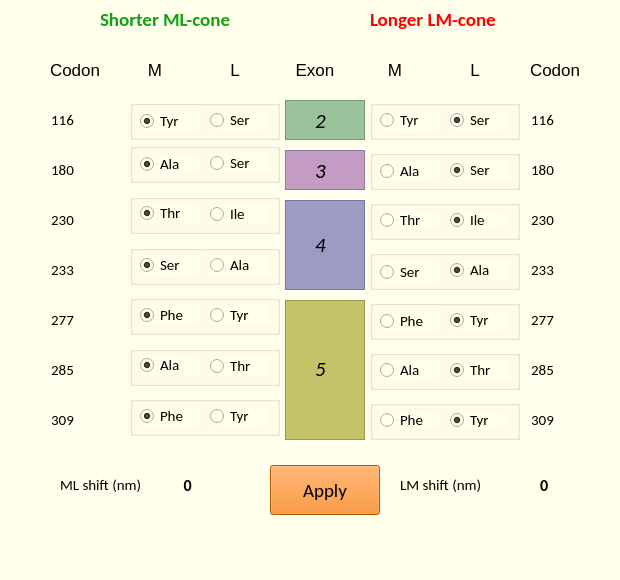
<?xml version="1.0" encoding="UTF-8"?>
<ui version="4.0">
 <class>Codoninput</class>
 <widget class="QMainWindow" name="Codoninput">
  <property name="geometry">
   <rect>
    <x>0</x>
    <y>0</y>
    <width>620</width>
    <height>580</height>
   </rect>
  </property>
  <property name="font">
   <font>
    <family>Calibri</family>
    <pointsize>13</pointsize>
   </font>
  </property>
  <property name="windowTitle">
   <string>MainWindow</string>
  </property>
  <property name="toolTip">
   <string/>
  </property>
  <property name="styleSheet">
   <string notr="true">background-color: rgb(255,255, 235);</string>
  </property>
  <widget class="QWidget" name="centralwidget">
   <widget class="QLabel" name="label">
    <property name="geometry">
     <rect>
      <x>100</x>
      <y>5</y>
      <width>220</width>
      <height>30</height>
     </rect>
    </property>
    <property name="font">
     <font>
      <family>Calibri</family>
      <pointsize>16</pointsize>
     </font>
    </property>
    <property name="text">
     <string>&lt;html&gt;&lt;head/&gt;&lt;body&gt;&lt;p&gt;&lt;span style=&quot; font-size:14pt; font-weight:600; color:#149f14;&quot;&gt;Shorter ML-cone&lt;/span&gt;&lt;/p&gt;&lt;/body&gt;&lt;/html&gt;</string>
    </property>
   </widget>
   <widget class="QLabel" name="label_26">
    <property name="geometry">
     <rect>
      <x>370</x>
      <y>5</y>
      <width>220</width>
      <height>30</height>
     </rect>
    </property>
    <property name="font">
     <font>
      <family>Calibri</family>
      <pointsize>16</pointsize>
     </font>
    </property>
    <property name="text">
     <string>&lt;html&gt;&lt;head/&gt;&lt;body&gt;&lt;p&gt;&lt;span style=&quot; font-size:14pt; font-weight:600; color:#ff0000;&quot;&gt;Longer LM-cone&lt;/span&gt;&lt;/p&gt;&lt;/body&gt;&lt;/html&gt;</string>
    </property>
   </widget>
   <widget class="QPushButton" name="codonsDone">
    <property name="geometry">
     <rect>
      <x>270</x>
      <y>465</y>
      <width>110</width>
      <height>50</height>
     </rect>
    </property>
    <property name="font">
     <font>
      <family>Calibri</family>
      <pointsize>14</pointsize>
     </font>
    </property>
    <property name="styleSheet">
     <string notr="true">background-color: rgb(255,123, 0);</string>
    </property>
    <property name="text">
     <string>Apply</string>
    </property>
   </widget>
   <widget class="QLabel" name="label_3">
    <property name="geometry">
     <rect>
      <x>60</x>
      <y>470</y>
      <width>120</width>
      <height>30</height>
     </rect>
    </property>
    <property name="font">
     <font>
      <family>Calibri</family>
      <pointsize>11</pointsize>
     </font>
    </property>
    <property name="text">
     <string>ML shift (nm)</string>
    </property>
   </widget>
   <widget class="QLabel" name="label_4">
    <property name="geometry">
     <rect>
      <x>400</x>
      <y>470</y>
      <width>130</width>
      <height>30</height>
     </rect>
    </property>
    <property name="font">
     <font>
      <family>Calibri</family>
      <pointsize>11</pointsize>
     </font>
    </property>
    <property name="text">
     <string>LM shift (nm)</string>
    </property>
   </widget>
   <widget class="QLabel" name="LM_shift">
    <property name="geometry">
     <rect>
      <x>540</x>
      <y>470</y>
      <width>80</width>
      <height>30</height>
     </rect>
    </property>
    <property name="font">
     <font>
      <family>Calibri</family>
      <pointsize>12</pointsize>
      <weight>75</weight>
      <bold>true</bold>
     </font>
    </property>
    <property name="text">
     <string>0</string>
    </property>
    <property name="scaledContents">
     <bool>true</bool>
    </property>
    <property name="margin">
     <number>2</number>
    </property>
    <property name="indent">
     <number>0</number>
    </property>
   </widget>
   <widget class="QLabel" name="ML_shift">
    <property name="geometry">
     <rect>
      <x>180</x>
      <y>470</y>
      <width>80</width>
      <height>30</height>
     </rect>
    </property>
    <property name="font">
     <font>
      <family>Calibri</family>
      <pointsize>12</pointsize>
      <weight>75</weight>
      <bold>true</bold>
     </font>
    </property>
    <property name="text">
     <string> 0</string>
    </property>
    <property name="margin">
     <number>2</number>
    </property>
    <property name="indent">
     <number>0</number>
    </property>
   </widget>
   <widget class="QFrame" name="frame_7">
    <property name="geometry">
     <rect>
      <x>285</x>
      <y>300</y>
      <width>80</width>
      <height>140</height>
     </rect>
    </property>
    <property name="font">
     <font>
      <pointsize>4</pointsize>
     </font>
    </property>
    <property name="styleSheet">
     <string notr="true">background-color: rgb(195,195, 105);</string>
    </property>
    <property name="frameShape">
     <enum>QFrame::StyledPanel</enum>
    </property>
    <property name="frameShadow">
     <enum>QFrame::Raised</enum>
    </property>
    <widget class="QLabel" name="label_23">
     <property name="geometry">
      <rect>
       <x>25</x>
       <y>58</y>
       <width>21</width>
       <height>21</height>
      </rect>
     </property>
     <property name="font">
      <font>
       <family>Calibri</family>
       <pointsize>16</pointsize>
       <italic>true</italic>
      </font>
     </property>
     <property name="text">
      <string>5</string>
     </property>
     <property name="alignment">
      <set>Qt::AlignCenter</set>
     </property>
    </widget>
   </widget>
   <widget class="QGroupBox" name="groupBox">
    <property name="geometry">
     <rect>
      <x>130</x>
      <y>143</y>
      <width>150</width>
      <height>40</height>
     </rect>
    </property>
    <property name="font">
     <font>
      <family>Calibri</family>
     </font>
    </property>
    <property name="title">
     <string/>
    </property>
    <widget class="QRadioButton" name="M_180_Ala">
     <property name="geometry">
      <rect>
       <x>10</x>
       <y>11</y>
       <width>60</width>
       <height>20</height>
      </rect>
     </property>
     <property name="font">
      <font>
       <family>Calibri</family>
       <pointsize>11</pointsize>
      </font>
     </property>
     <property name="text">
      <string>Ala</string>
     </property>
     <property name="checked">
      <bool>true</bool>
     </property>
    </widget>
    <widget class="QRadioButton" name="M_180_Ser">
     <property name="geometry">
      <rect>
       <x>80</x>
       <y>10</y>
       <width>60</width>
       <height>20</height>
      </rect>
     </property>
     <property name="font">
      <font>
       <family>Calibri</family>
       <pointsize>11</pointsize>
      </font>
     </property>
     <property name="text">
      <string>Ser</string>
     </property>
    </widget>
   </widget>
   <widget class="QLabel" name="label_22">
    <property name="geometry">
     <rect>
      <x>290</x>
      <y>60</y>
      <width>50</width>
      <height>20</height>
     </rect>
    </property>
    <property name="font">
     <font>
      <pointsize>13</pointsize>
     </font>
    </property>
    <property name="text">
     <string>Exon</string>
    </property>
    <property name="alignment">
     <set>Qt::AlignCenter</set>
    </property>
   </widget>
   <widget class="QLabel" name="label_12">
    <property name="geometry">
     <rect>
      <x>50</x>
      <y>60</y>
      <width>50</width>
      <height>20</height>
     </rect>
    </property>
    <property name="font">
     <font>
      <pointsize>13</pointsize>
     </font>
    </property>
    <property name="text">
     <string>Codon</string>
    </property>
    <property name="alignment">
     <set>Qt::AlignLeading|Qt::AlignLeft|Qt::AlignVCenter</set>
    </property>
   </widget>
   <widget class="QLabel" name="label_14">
    <property name="geometry">
     <rect>
      <x>130</x>
      <y>60</y>
      <width>50</width>
      <height>20</height>
     </rect>
    </property>
    <property name="font">
     <font>
      <pointsize>13</pointsize>
     </font>
    </property>
    <property name="text">
     <string>M</string>
    </property>
    <property name="alignment">
     <set>Qt::AlignCenter</set>
    </property>
   </widget>
   <widget class="QLabel" name="label_27">
    <property name="geometry">
     <rect>
      <x>210</x>
      <y>60</y>
      <width>50</width>
      <height>20</height>
     </rect>
    </property>
    <property name="font">
     <font>
      <pointsize>13</pointsize>
     </font>
    </property>
    <property name="text">
     <string>L</string>
    </property>
    <property name="alignment">
     <set>Qt::AlignCenter</set>
    </property>
   </widget>
   <widget class="QLabel" name="label_25">
    <property name="geometry">
     <rect>
      <x>370</x>
      <y>60</y>
      <width>50</width>
      <height>20</height>
     </rect>
    </property>
    <property name="font">
     <font>
      <pointsize>13</pointsize>
     </font>
    </property>
    <property name="text">
     <string>M</string>
    </property>
    <property name="alignment">
     <set>Qt::AlignCenter</set>
    </property>
   </widget>
   <widget class="QLabel" name="label_28">
    <property name="geometry">
     <rect>
      <x>450</x>
      <y>60</y>
      <width>50</width>
      <height>20</height>
     </rect>
    </property>
    <property name="font">
     <font>
      <pointsize>13</pointsize>
     </font>
    </property>
    <property name="text">
     <string>L</string>
    </property>
    <property name="alignment">
     <set>Qt::AlignCenter</set>
    </property>
   </widget>
   <widget class="QLabel" name="label_15">
    <property name="geometry">
     <rect>
      <x>530</x>
      <y>60</y>
      <width>50</width>
      <height>20</height>
     </rect>
    </property>
    <property name="font">
     <font>
      <pointsize>13</pointsize>
     </font>
    </property>
    <property name="text">
     <string>Codon</string>
    </property>
    <property name="alignment">
     <set>Qt::AlignLeading|Qt::AlignLeft|Qt::AlignVCenter</set>
    </property>
   </widget>
   <widget class="QLabel" name="label_10">
    <property name="geometry">
     <rect>
      <x>50</x>
      <y>110</y>
      <width>25</width>
      <height>20</height>
     </rect>
    </property>
    <property name="font">
     <font>
      <family>Calibri</family>
      <pointsize>11</pointsize>
     </font>
    </property>
    <property name="text">
     <string>116</string>
    </property>
    <property name="alignment">
     <set>Qt::AlignCenter</set>
    </property>
   </widget>
   <widget class="QGroupBox" name="groupBox_7">
    <property name="geometry">
     <rect>
      <x>130</x>
      <y>100</y>
      <width>150</width>
      <height>40</height>
     </rect>
    </property>
    <property name="font">
     <font>
      <family>Calibri</family>
     </font>
    </property>
    <property name="title">
     <string/>
    </property>
    <widget class="QRadioButton" name="M_116_Tyr">
     <property name="geometry">
      <rect>
       <x>10</x>
       <y>11</y>
       <width>60</width>
       <height>20</height>
      </rect>
     </property>
     <property name="font">
      <font>
       <family>Calibri</family>
       <pointsize>11</pointsize>
      </font>
     </property>
     <property name="text">
      <string>Tyr</string>
     </property>
     <property name="checked">
      <bool>true</bool>
     </property>
    </widget>
    <widget class="QRadioButton" name="M_116_Ser">
     <property name="geometry">
      <rect>
       <x>80</x>
       <y>10</y>
       <width>60</width>
       <height>20</height>
      </rect>
     </property>
     <property name="font">
      <font>
       <family>Calibri</family>
       <pointsize>11</pointsize>
      </font>
     </property>
     <property name="text">
      <string>Ser</string>
     </property>
    </widget>
   </widget>
   <widget class="QFrame" name="frame_6">
    <property name="geometry">
     <rect>
      <x>285</x>
      <y>100</y>
      <width>80</width>
      <height>40</height>
     </rect>
    </property>
    <property name="styleSheet">
     <string notr="true">background-color: rgb(155,195, 155);</string>
    </property>
    <property name="frameShape">
     <enum>QFrame::StyledPanel</enum>
    </property>
    <property name="frameShadow">
     <enum>QFrame::Raised</enum>
    </property>
    <widget class="QLabel" name="label_20">
     <property name="geometry">
      <rect>
       <x>25</x>
       <y>10</y>
       <width>21</width>
       <height>21</height>
      </rect>
     </property>
     <property name="font">
      <font>
       <family>Calibri</family>
       <pointsize>16</pointsize>
       <italic>true</italic>
      </font>
     </property>
     <property name="text">
      <string>2</string>
     </property>
     <property name="alignment">
      <set>Qt::AlignCenter</set>
     </property>
    </widget>
   </widget>
   <widget class="QGroupBox" name="groupBox_12">
    <property name="geometry">
     <rect>
      <x>370</x>
      <y>100</y>
      <width>150</width>
      <height>40</height>
     </rect>
    </property>
    <property name="font">
     <font>
      <family>Calibri</family>
     </font>
    </property>
    <property name="title">
     <string/>
    </property>
    <widget class="QRadioButton" name="L_116_Tyr">
     <property name="geometry">
      <rect>
       <x>10</x>
       <y>10</y>
       <width>60</width>
       <height>20</height>
      </rect>
     </property>
     <property name="font">
      <font>
       <family>Calibri</family>
       <pointsize>11</pointsize>
      </font>
     </property>
     <property name="text">
      <string>Tyr</string>
     </property>
     <property name="checked">
      <bool>false</bool>
     </property>
    </widget>
    <widget class="QRadioButton" name="L_116_Ser">
     <property name="geometry">
      <rect>
       <x>80</x>
       <y>10</y>
       <width>60</width>
       <height>20</height>
      </rect>
     </property>
     <property name="font">
      <font>
       <family>Calibri</family>
       <pointsize>11</pointsize>
      </font>
     </property>
     <property name="text">
      <string>Ser</string>
     </property>
     <property name="checked">
      <bool>true</bool>
     </property>
    </widget>
   </widget>
   <widget class="QLabel" name="label_17">
    <property name="geometry">
     <rect>
      <x>530</x>
      <y>110</y>
      <width>25</width>
      <height>20</height>
     </rect>
    </property>
    <property name="font">
     <font>
      <family>Calibri</family>
      <pointsize>11</pointsize>
     </font>
    </property>
    <property name="text">
     <string>116</string>
    </property>
    <property name="alignment">
     <set>Qt::AlignCenter</set>
    </property>
   </widget>
   <widget class="QLabel" name="label_2">
    <property name="geometry">
     <rect>
      <x>50</x>
      <y>160</y>
      <width>25</width>
      <height>20</height>
     </rect>
    </property>
    <property name="font">
     <font>
      <family>Calibri</family>
      <pointsize>11</pointsize>
     </font>
    </property>
    <property name="text">
     <string>180</string>
    </property>
    <property name="alignment">
     <set>Qt::AlignCenter</set>
    </property>
   </widget>
   <widget class="QFrame" name="frame_8">
    <property name="geometry">
     <rect>
      <x>285</x>
      <y>150</y>
      <width>80</width>
      <height>40</height>
     </rect>
    </property>
    <property name="styleSheet">
     <string notr="true">background-color: rgb(195,155, 195);</string>
    </property>
    <property name="frameShape">
     <enum>QFrame::StyledPanel</enum>
    </property>
    <property name="frameShadow">
     <enum>QFrame::Raised</enum>
    </property>
    <widget class="QLabel" name="label_29">
     <property name="geometry">
      <rect>
       <x>25</x>
       <y>10</y>
       <width>21</width>
       <height>21</height>
      </rect>
     </property>
     <property name="font">
      <font>
       <family>Calibri</family>
       <pointsize>16</pointsize>
       <italic>true</italic>
      </font>
     </property>
     <property name="text">
      <string>3</string>
     </property>
     <property name="alignment">
      <set>Qt::AlignCenter</set>
     </property>
    </widget>
   </widget>
   <widget class="QGroupBox" name="groupBox_13">
    <property name="geometry">
     <rect>
      <x>370</x>
      <y>150</y>
      <width>150</width>
      <height>40</height>
     </rect>
    </property>
    <property name="font">
     <font>
      <family>Calibri</family>
     </font>
    </property>
    <property name="title">
     <string/>
    </property>
    <widget class="QRadioButton" name="L_180_Ala">
     <property name="geometry">
      <rect>
       <x>10</x>
       <y>11</y>
       <width>60</width>
       <height>20</height>
      </rect>
     </property>
     <property name="font">
      <font>
       <family>Calibri</family>
       <pointsize>11</pointsize>
      </font>
     </property>
     <property name="text">
      <string>Ala</string>
     </property>
     <property name="checked">
      <bool>false</bool>
     </property>
    </widget>
    <widget class="QRadioButton" name="L_180_Ser">
     <property name="geometry">
      <rect>
       <x>80</x>
       <y>10</y>
       <width>60</width>
       <height>20</height>
      </rect>
     </property>
     <property name="font">
      <font>
       <family>Calibri</family>
       <pointsize>11</pointsize>
      </font>
     </property>
     <property name="text">
      <string>Ser</string>
     </property>
     <property name="checked">
      <bool>true</bool>
     </property>
    </widget>
   </widget>
   <widget class="QLabel" name="label_11">
    <property name="geometry">
     <rect>
      <x>530</x>
      <y>160</y>
      <width>25</width>
      <height>20</height>
     </rect>
    </property>
    <property name="font">
     <font>
      <family>Calibri</family>
      <pointsize>11</pointsize>
     </font>
    </property>
    <property name="text">
     <string>180</string>
    </property>
    <property name="alignment">
     <set>Qt::AlignCenter</set>
    </property>
   </widget>
   <widget class="QLabel" name="label_9">
    <property name="geometry">
     <rect>
      <x>50</x>
      <y>210</y>
      <width>25</width>
      <height>20</height>
     </rect>
    </property>
    <property name="font">
     <font>
      <family>Calibri</family>
      <pointsize>11</pointsize>
     </font>
    </property>
    <property name="text">
     <string>230</string>
    </property>
    <property name="alignment">
     <set>Qt::AlignCenter</set>
    </property>
   </widget>
   <widget class="QGroupBox" name="groupBox_5">
    <property name="geometry">
     <rect>
      <x>130</x>
      <y>194</y>
      <width>150</width>
      <height>40</height>
     </rect>
    </property>
    <property name="font">
     <font>
      <family>Calibri</family>
     </font>
    </property>
    <property name="title">
     <string/>
    </property>
    <widget class="QRadioButton" name="M_230_Thr">
     <property name="geometry">
      <rect>
       <x>10</x>
       <y>9</y>
       <width>60</width>
       <height>20</height>
      </rect>
     </property>
     <property name="font">
      <font>
       <family>Calibri</family>
       <pointsize>11</pointsize>
      </font>
     </property>
     <property name="text">
      <string>Thr</string>
     </property>
     <property name="checked">
      <bool>true</bool>
     </property>
    </widget>
    <widget class="QRadioButton" name="M_230_Ile">
     <property name="geometry">
      <rect>
       <x>80</x>
       <y>10</y>
       <width>60</width>
       <height>20</height>
      </rect>
     </property>
     <property name="font">
      <font>
       <family>Calibri</family>
       <pointsize>11</pointsize>
      </font>
     </property>
     <property name="styleSheet">
      <string notr="true"/>
     </property>
     <property name="text">
      <string>Ile</string>
     </property>
    </widget>
   </widget>
   <widget class="QFrame" name="frame_5">
    <property name="geometry">
     <rect>
      <x>285</x>
      <y>200</y>
      <width>80</width>
      <height>90</height>
     </rect>
    </property>
    <property name="styleSheet">
     <string notr="true">background-color: rgb(155,155, 195);</string>
    </property>
    <property name="frameShape">
     <enum>QFrame::StyledPanel</enum>
    </property>
    <property name="frameShadow">
     <enum>QFrame::Raised</enum>
    </property>
    <widget class="QLabel" name="label_18">
     <property name="geometry">
      <rect>
       <x>25</x>
       <y>34</y>
       <width>21</width>
       <height>21</height>
      </rect>
     </property>
     <property name="font">
      <font>
       <family>Calibri</family>
       <pointsize>16</pointsize>
       <italic>true</italic>
      </font>
     </property>
     <property name="text">
      <string>4</string>
     </property>
     <property name="alignment">
      <set>Qt::AlignCenter</set>
     </property>
    </widget>
   </widget>
   <widget class="QGroupBox" name="groupBox_14">
    <property name="geometry">
     <rect>
      <x>370</x>
      <y>200</y>
      <width>150</width>
      <height>40</height>
     </rect>
    </property>
    <property name="font">
     <font>
      <family>Calibri</family>
     </font>
    </property>
    <property name="title">
     <string/>
    </property>
    <widget class="QRadioButton" name="L_230_Thr">
     <property name="geometry">
      <rect>
       <x>10</x>
       <y>10</y>
       <width>60</width>
       <height>20</height>
      </rect>
     </property>
     <property name="font">
      <font>
       <family>Calibri</family>
       <pointsize>11</pointsize>
      </font>
     </property>
     <property name="text">
      <string>Thr</string>
     </property>
     <property name="checked">
      <bool>false</bool>
     </property>
    </widget>
    <widget class="QRadioButton" name="L_230_Ile">
     <property name="geometry">
      <rect>
       <x>80</x>
       <y>10</y>
       <width>60</width>
       <height>20</height>
      </rect>
     </property>
     <property name="font">
      <font>
       <family>Calibri</family>
       <pointsize>11</pointsize>
      </font>
     </property>
     <property name="styleSheet">
      <string notr="true"/>
     </property>
     <property name="text">
      <string>Ile</string>
     </property>
     <property name="checked">
      <bool>true</bool>
     </property>
    </widget>
   </widget>
   <widget class="QLabel" name="label_13">
    <property name="geometry">
     <rect>
      <x>530</x>
      <y>210</y>
      <width>25</width>
      <height>20</height>
     </rect>
    </property>
    <property name="font">
     <font>
      <family>Calibri</family>
      <pointsize>11</pointsize>
     </font>
    </property>
    <property name="text">
     <string>230</string>
    </property>
    <property name="alignment">
     <set>Qt::AlignCenter</set>
    </property>
   </widget>
   <widget class="QLabel" name="label_8">
    <property name="geometry">
     <rect>
      <x>50</x>
      <y>260</y>
      <width>25</width>
      <height>20</height>
     </rect>
    </property>
    <property name="font">
     <font>
      <family>Calibri</family>
      <pointsize>11</pointsize>
     </font>
    </property>
    <property name="text">
     <string>233</string>
    </property>
    <property name="alignment">
     <set>Qt::AlignCenter</set>
    </property>
   </widget>
   <widget class="QGroupBox" name="groupBox_6">
    <property name="geometry">
     <rect>
      <x>130</x>
      <y>245</y>
      <width>150</width>
      <height>40</height>
     </rect>
    </property>
    <property name="font">
     <font>
      <family>Calibri</family>
     </font>
    </property>
    <property name="title">
     <string/>
    </property>
    <widget class="QRadioButton" name="M_233_Ser">
     <property name="geometry">
      <rect>
       <x>10</x>
       <y>10</y>
       <width>60</width>
       <height>20</height>
      </rect>
     </property>
     <property name="font">
      <font>
       <family>Calibri</family>
       <pointsize>11</pointsize>
      </font>
     </property>
     <property name="text">
      <string>Ser</string>
     </property>
     <property name="checked">
      <bool>true</bool>
     </property>
    </widget>
    <widget class="QRadioButton" name="M_233_Ala">
     <property name="geometry">
      <rect>
       <x>80</x>
       <y>10</y>
       <width>60</width>
       <height>20</height>
      </rect>
     </property>
     <property name="font">
      <font>
       <family>Calibri</family>
       <pointsize>11</pointsize>
      </font>
     </property>
     <property name="styleSheet">
      <string notr="true"/>
     </property>
     <property name="text">
      <string>Ala</string>
     </property>
    </widget>
   </widget>
   <widget class="QGroupBox" name="groupBox_10">
    <property name="geometry">
     <rect>
      <x>370</x>
      <y>250</y>
      <width>150</width>
      <height>40</height>
     </rect>
    </property>
    <property name="font">
     <font>
      <family>Calibri</family>
     </font>
    </property>
    <property name="title">
     <string/>
    </property>
    <widget class="QRadioButton" name="L_233_Ser">
     <property name="geometry">
      <rect>
       <x>10</x>
       <y>12</y>
       <width>60</width>
       <height>20</height>
      </rect>
     </property>
     <property name="font">
      <font>
       <family>Calibri</family>
       <pointsize>11</pointsize>
      </font>
     </property>
     <property name="text">
      <string>Ser</string>
     </property>
     <property name="checked">
      <bool>false</bool>
     </property>
    </widget>
    <widget class="QRadioButton" name="L_233_Ala">
     <property name="geometry">
      <rect>
       <x>80</x>
       <y>10</y>
       <width>60</width>
       <height>20</height>
      </rect>
     </property>
     <property name="font">
      <font>
       <family>Calibri</family>
       <pointsize>11</pointsize>
      </font>
     </property>
     <property name="styleSheet">
      <string notr="true"/>
     </property>
     <property name="text">
      <string>Ala</string>
     </property>
     <property name="checked">
      <bool>true</bool>
     </property>
    </widget>
   </widget>
   <widget class="QLabel" name="label_21">
    <property name="geometry">
     <rect>
      <x>530</x>
      <y>260</y>
      <width>25</width>
      <height>20</height>
     </rect>
    </property>
    <property name="font">
     <font>
      <family>Calibri</family>
      <pointsize>11</pointsize>
     </font>
    </property>
    <property name="text">
     <string>233</string>
    </property>
    <property name="alignment">
     <set>Qt::AlignCenter</set>
    </property>
   </widget>
   <widget class="QLabel" name="label_5">
    <property name="geometry">
     <rect>
      <x>50</x>
      <y>310</y>
      <width>25</width>
      <height>20</height>
     </rect>
    </property>
    <property name="font">
     <font>
      <family>Calibri</family>
      <pointsize>11</pointsize>
     </font>
    </property>
    <property name="text">
     <string>277</string>
    </property>
    <property name="alignment">
     <set>Qt::AlignCenter</set>
    </property>
   </widget>
   <widget class="QGroupBox" name="groupBox_3">
    <property name="geometry">
     <rect>
      <x>130</x>
      <y>295</y>
      <width>150</width>
      <height>40</height>
     </rect>
    </property>
    <property name="font">
     <font>
      <family>Calibri</family>
     </font>
    </property>
    <property name="title">
     <string/>
    </property>
    <widget class="QRadioButton" name="M_277_Phe">
     <property name="geometry">
      <rect>
       <x>10</x>
       <y>10</y>
       <width>60</width>
       <height>20</height>
      </rect>
     </property>
     <property name="font">
      <font>
       <family>Calibri</family>
       <pointsize>11</pointsize>
      </font>
     </property>
     <property name="text">
      <string>Phe</string>
     </property>
     <property name="checked">
      <bool>true</bool>
     </property>
    </widget>
    <widget class="QRadioButton" name="M_277_Tyr">
     <property name="geometry">
      <rect>
       <x>80</x>
       <y>10</y>
       <width>60</width>
       <height>20</height>
      </rect>
     </property>
     <property name="font">
      <font>
       <family>Calibri</family>
       <pointsize>11</pointsize>
      </font>
     </property>
     <property name="styleSheet">
      <string notr="true"/>
     </property>
     <property name="text">
      <string>Tyr</string>
     </property>
    </widget>
   </widget>
   <widget class="QGroupBox" name="groupBox_9">
    <property name="geometry">
     <rect>
      <x>370</x>
      <y>300</y>
      <width>150</width>
      <height>40</height>
     </rect>
    </property>
    <property name="font">
     <font>
      <family>Calibri</family>
     </font>
    </property>
    <property name="title">
     <string/>
    </property>
    <widget class="QRadioButton" name="L_277_Phe">
     <property name="geometry">
      <rect>
       <x>10</x>
       <y>11</y>
       <width>60</width>
       <height>20</height>
      </rect>
     </property>
     <property name="font">
      <font>
       <family>Calibri</family>
       <pointsize>11</pointsize>
      </font>
     </property>
     <property name="text">
      <string>Phe</string>
     </property>
     <property name="checked">
      <bool>false</bool>
     </property>
    </widget>
    <widget class="QRadioButton" name="L_277_Tyr">
     <property name="geometry">
      <rect>
       <x>80</x>
       <y>10</y>
       <width>60</width>
       <height>20</height>
      </rect>
     </property>
     <property name="font">
      <font>
       <family>Calibri</family>
       <pointsize>11</pointsize>
      </font>
     </property>
     <property name="styleSheet">
      <string notr="true"/>
     </property>
     <property name="text">
      <string>Tyr</string>
     </property>
     <property name="checked">
      <bool>true</bool>
     </property>
    </widget>
   </widget>
   <widget class="QLabel" name="label_16">
    <property name="geometry">
     <rect>
      <x>530</x>
      <y>310</y>
      <width>25</width>
      <height>20</height>
     </rect>
    </property>
    <property name="font">
     <font>
      <family>Calibri</family>
      <pointsize>11</pointsize>
     </font>
    </property>
    <property name="text">
     <string>277</string>
    </property>
    <property name="alignment">
     <set>Qt::AlignCenter</set>
    </property>
   </widget>
   <widget class="QLabel" name="label_6">
    <property name="geometry">
     <rect>
      <x>50</x>
      <y>360</y>
      <width>25</width>
      <height>20</height>
     </rect>
    </property>
    <property name="font">
     <font>
      <family>Calibri</family>
      <pointsize>11</pointsize>
     </font>
    </property>
    <property name="text">
     <string>285</string>
    </property>
    <property name="alignment">
     <set>Qt::AlignCenter</set>
    </property>
   </widget>
   <widget class="QGroupBox" name="groupBox_2">
    <property name="geometry">
     <rect>
      <x>130</x>
      <y>346</y>
      <width>150</width>
      <height>40</height>
     </rect>
    </property>
    <property name="font">
     <font>
      <family>Calibri</family>
     </font>
    </property>
    <property name="title">
     <string/>
    </property>
    <widget class="QRadioButton" name="M_285_Ala">
     <property name="geometry">
      <rect>
       <x>10</x>
       <y>9</y>
       <width>60</width>
       <height>20</height>
      </rect>
     </property>
     <property name="font">
      <font>
       <family>Calibri</family>
       <pointsize>11</pointsize>
      </font>
     </property>
     <property name="text">
      <string>Ala</string>
     </property>
     <property name="checked">
      <bool>true</bool>
     </property>
    </widget>
    <widget class="QRadioButton" name="M_285_Thr">
     <property name="geometry">
      <rect>
       <x>80</x>
       <y>10</y>
       <width>60</width>
       <height>20</height>
      </rect>
     </property>
     <property name="font">
      <font>
       <family>Calibri</family>
       <pointsize>11</pointsize>
      </font>
     </property>
     <property name="text">
      <string>Thr</string>
     </property>
    </widget>
   </widget>
   <widget class="QGroupBox" name="groupBox_11">
    <property name="geometry">
     <rect>
      <x>370</x>
      <y>350</y>
      <width>150</width>
      <height>40</height>
     </rect>
    </property>
    <property name="font">
     <font>
      <family>Calibri</family>
     </font>
    </property>
    <property name="title">
     <string/>
    </property>
    <widget class="QRadioButton" name="L_285_Ala">
     <property name="geometry">
      <rect>
       <x>10</x>
       <y>10</y>
       <width>60</width>
       <height>20</height>
      </rect>
     </property>
     <property name="font">
      <font>
       <family>Calibri</family>
       <pointsize>11</pointsize>
      </font>
     </property>
     <property name="text">
      <string>Ala</string>
     </property>
     <property name="checked">
      <bool>false</bool>
     </property>
    </widget>
    <widget class="QRadioButton" name="L_285_Thr">
     <property name="geometry">
      <rect>
       <x>80</x>
       <y>10</y>
       <width>60</width>
       <height>20</height>
      </rect>
     </property>
     <property name="font">
      <font>
       <family>Calibri</family>
       <pointsize>11</pointsize>
      </font>
     </property>
     <property name="text">
      <string>Thr</string>
     </property>
     <property name="checked">
      <bool>true</bool>
     </property>
    </widget>
   </widget>
   <widget class="QLabel" name="label_19">
    <property name="geometry">
     <rect>
      <x>530</x>
      <y>360</y>
      <width>25</width>
      <height>20</height>
     </rect>
    </property>
    <property name="font">
     <font>
      <family>Calibri</family>
      <pointsize>11</pointsize>
     </font>
    </property>
    <property name="text">
     <string>285</string>
    </property>
    <property name="alignment">
     <set>Qt::AlignCenter</set>
    </property>
   </widget>
   <widget class="QLabel" name="label_7">
    <property name="geometry">
     <rect>
      <x>50</x>
      <y>410</y>
      <width>25</width>
      <height>20</height>
     </rect>
    </property>
    <property name="font">
     <font>
      <family>Calibri</family>
      <pointsize>11</pointsize>
     </font>
    </property>
    <property name="text">
     <string>309</string>
    </property>
    <property name="alignment">
     <set>Qt::AlignCenter</set>
    </property>
   </widget>
   <widget class="QGroupBox" name="groupBox_4">
    <property name="geometry">
     <rect>
      <x>130</x>
      <y>396</y>
      <width>150</width>
      <height>40</height>
     </rect>
    </property>
    <property name="font">
     <font>
      <family>Calibri</family>
     </font>
    </property>
    <property name="title">
     <string/>
    </property>
    <widget class="QRadioButton" name="M_309_Phe">
     <property name="geometry">
      <rect>
       <x>10</x>
       <y>10</y>
       <width>60</width>
       <height>20</height>
      </rect>
     </property>
     <property name="font">
      <font>
       <family>Calibri</family>
       <pointsize>11</pointsize>
      </font>
     </property>
     <property name="text">
      <string>Phe</string>
     </property>
     <property name="checked">
      <bool>true</bool>
     </property>
    </widget>
    <widget class="QRadioButton" name="M_309_Tyr">
     <property name="geometry">
      <rect>
       <x>80</x>
       <y>10</y>
       <width>60</width>
       <height>20</height>
      </rect>
     </property>
     <property name="font">
      <font>
       <family>Calibri</family>
       <pointsize>11</pointsize>
      </font>
     </property>
     <property name="text">
      <string>Tyr</string>
     </property>
    </widget>
   </widget>
   <widget class="QGroupBox" name="groupBox_8">
    <property name="geometry">
     <rect>
      <x>370</x>
      <y>400</y>
      <width>150</width>
      <height>40</height>
     </rect>
    </property>
    <property name="font">
     <font>
      <family>Calibri</family>
     </font>
    </property>
    <property name="title">
     <string/>
    </property>
    <widget class="QRadioButton" name="L_309_Phe">
     <property name="geometry">
      <rect>
       <x>10</x>
       <y>10</y>
       <width>60</width>
       <height>20</height>
      </rect>
     </property>
     <property name="font">
      <font>
       <family>Calibri</family>
       <pointsize>11</pointsize>
      </font>
     </property>
     <property name="text">
      <string>Phe</string>
     </property>
     <property name="checked">
      <bool>false</bool>
     </property>
    </widget>
    <widget class="QRadioButton" name="L_309_Tyr">
     <property name="geometry">
      <rect>
       <x>80</x>
       <y>10</y>
       <width>60</width>
       <height>20</height>
      </rect>
     </property>
     <property name="font">
      <font>
       <family>Calibri</family>
       <pointsize>11</pointsize>
      </font>
     </property>
     <property name="text">
      <string>Tyr</string>
     </property>
     <property name="checked">
      <bool>true</bool>
     </property>
    </widget>
   </widget>
   <widget class="QLabel" name="label_24">
    <property name="geometry">
     <rect>
      <x>530</x>
      <y>410</y>
      <width>25</width>
      <height>20</height>
     </rect>
    </property>
    <property name="font">
     <font>
      <family>Calibri</family>
      <pointsize>11</pointsize>
     </font>
    </property>
    <property name="text">
     <string>309</string>
    </property>
    <property name="alignment">
     <set>Qt::AlignCenter</set>
    </property>
   </widget>
  </widget>
  <widget class="QMenuBar" name="menubar">
   <property name="geometry">
    <rect>
     <x>0</x>
     <y>0</y>
     <width>620</width>
     <height>21</height>
    </rect>
   </property>
  </widget>
  <widget class="QStatusBar" name="statusbar"/>
 </widget>
 <resources/>
 <connections/>
</ui>
